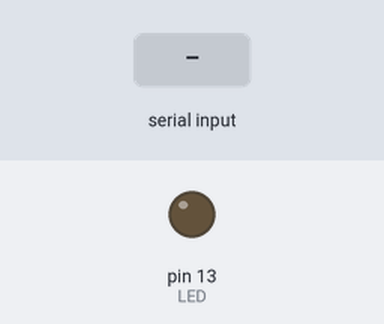
Bench run of a sketch on a simulated Arduino Uno, built with avr-gcc and run on an emulated ATmega328P. Shown: output pins drawn as LEDs (lit = HIGH). The test bench sets the inputs (shaded band).

Above: at 1.2 s.
1.3 s: "1" received over the second serial link
At 2.5 s:
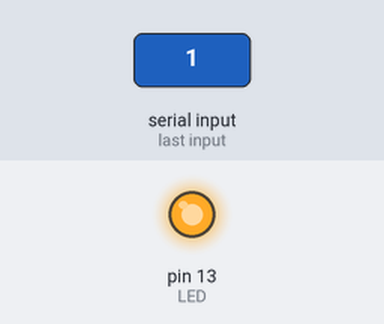
2.8 s: "0" received over the second serial link
At 3.6 s:
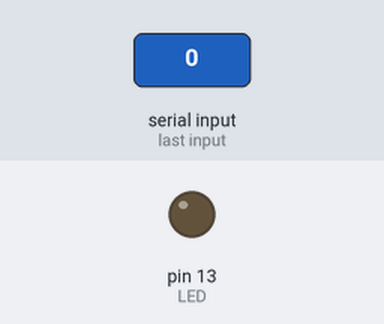
Timing chart, 0 to 5.8 s (numbered marks = the images above; inputs shaded):
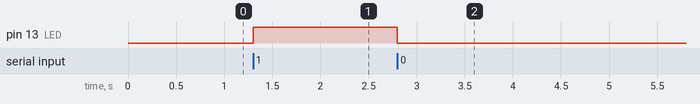

The sketch:

Bluetooth.ino
```cpp
#include <SoftwareSerial.h>
char c;
int  LED = 13;

SoftwareSerial mySerial(10, 11);

void setup()
{
  pinMode(LED, OUTPUT);
  mySerial.begin(9600);
}

void loop()
{

  while (!mySerial.available());
  c = mySerial.read();
  if (c == '1')
  {
    digitalWrite(LED, HIGH);
  }
  if (c == '0')
  {
    digitalWrite(LED, LOW);
  }
}
```

Measured:
- after the input at 1.3 s, pin 13 (LED): LOW → HIGH at once
- after the input at 2.8 s, pin 13 (LED): HIGH → LOW at once
